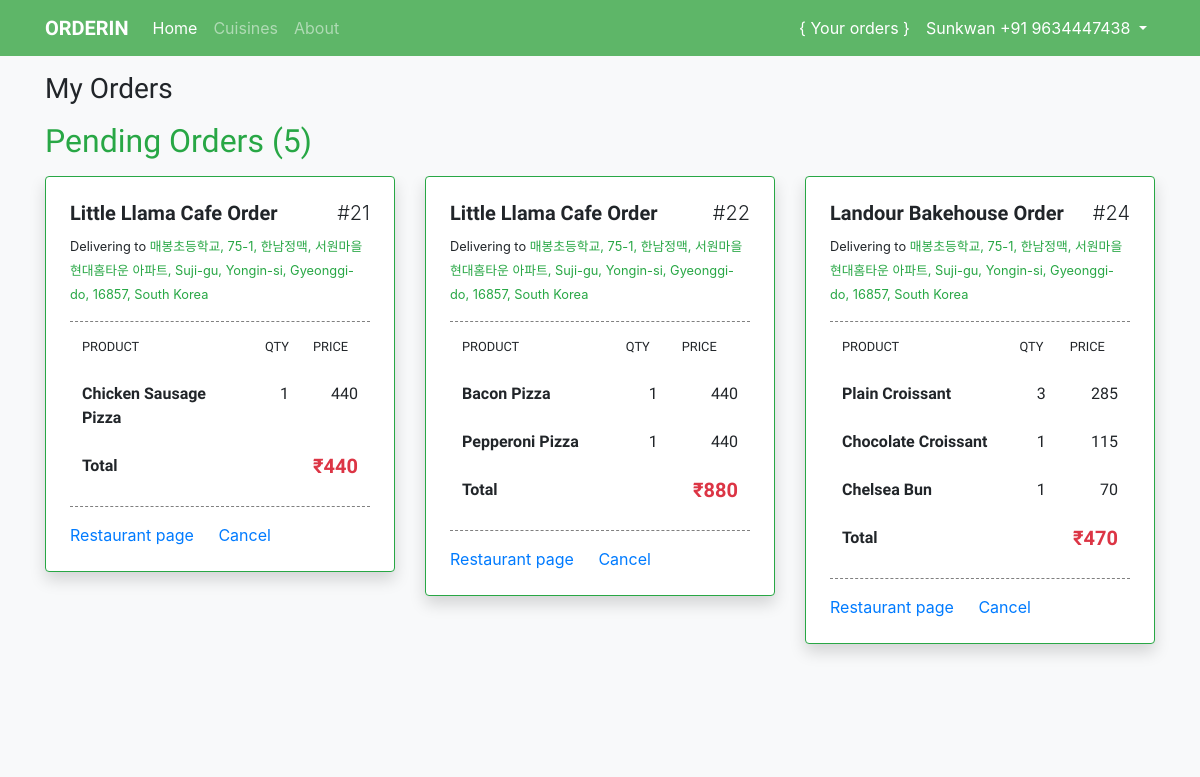
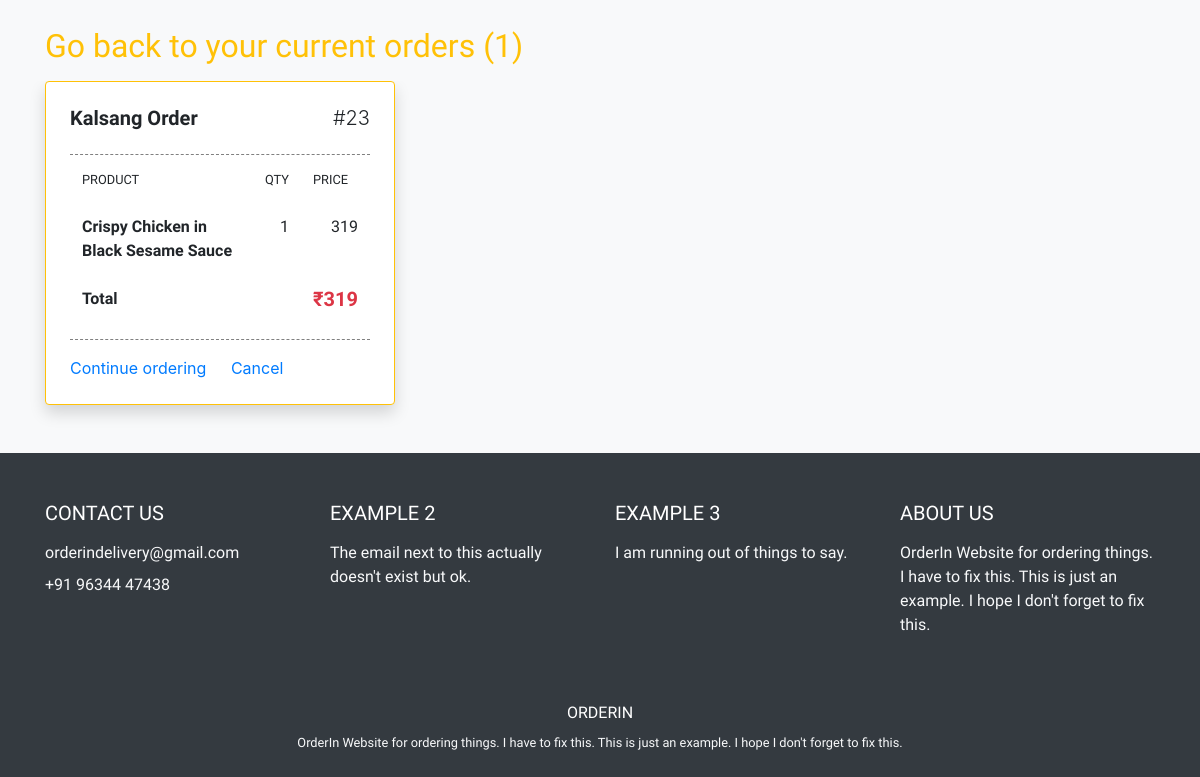
Page /orders (signed in) on the earlier database version (2 pictures, top to bottom).
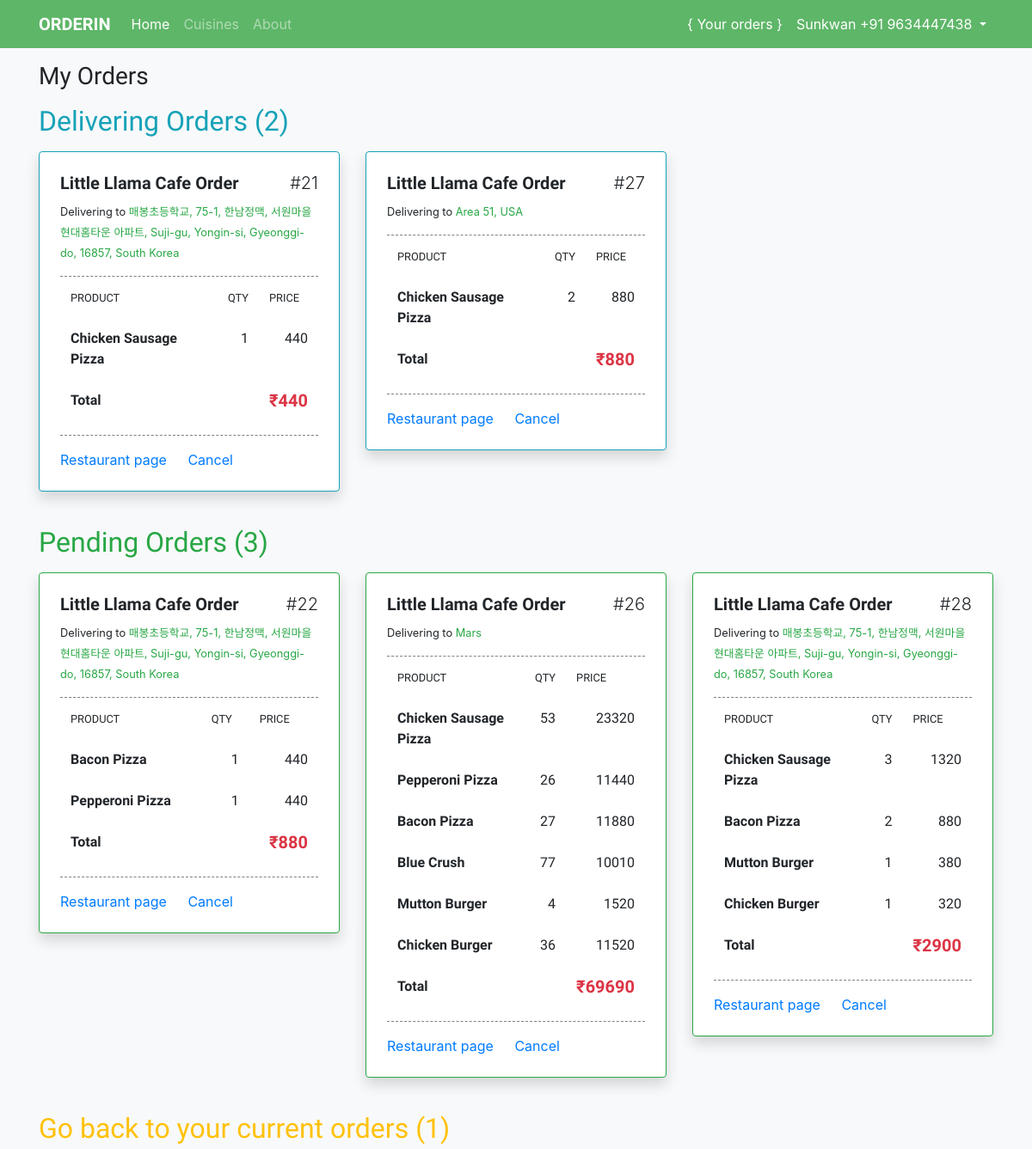
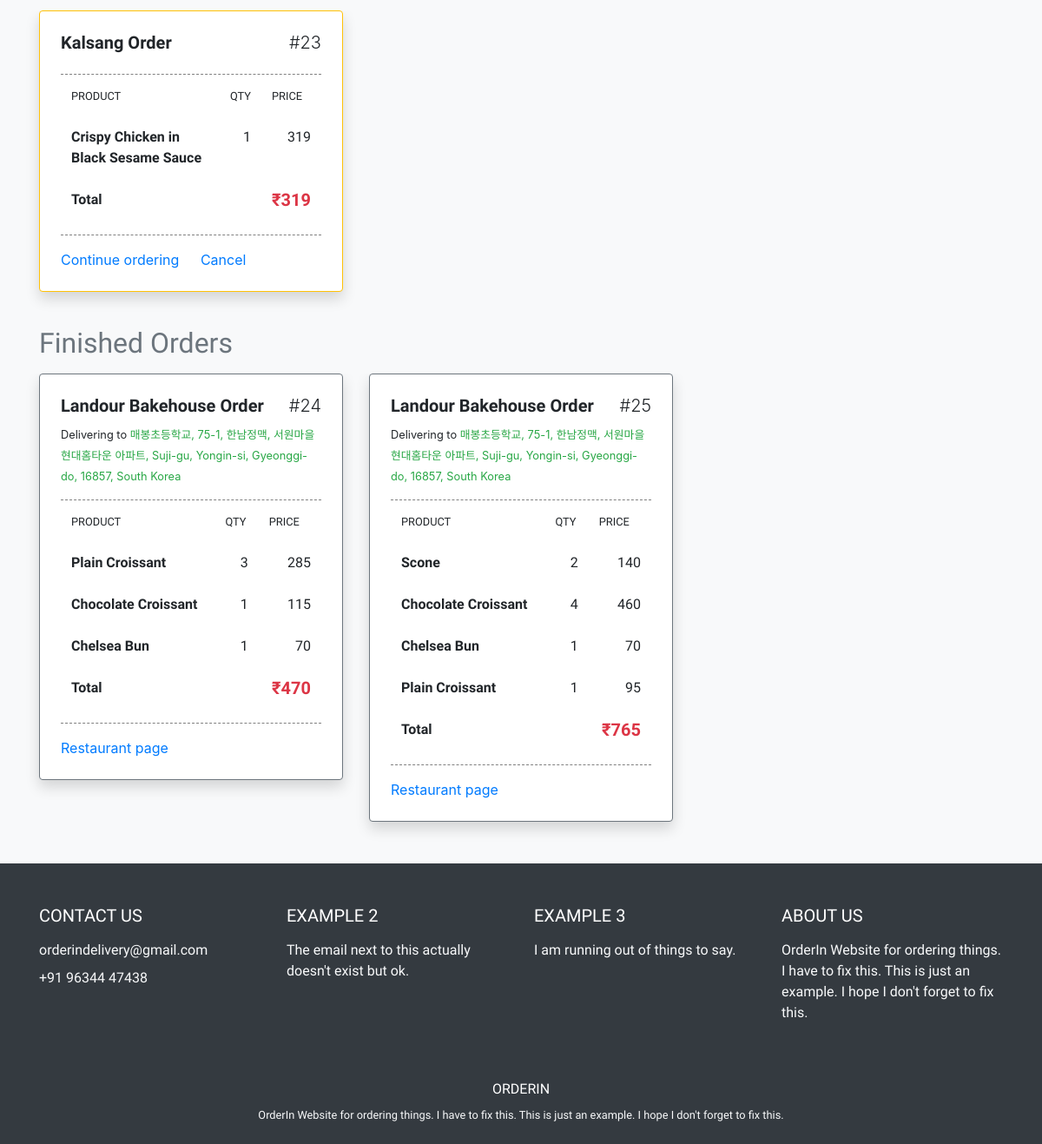
Same page on the later database version (2 pictures, top to bottom).
### food/models.py (models this page shows, shortened)
class Order(models.Model):
    user = models.ForeignKey(User, on_delete=models.CASCADE, related_name='orders')
    restaurant = models.ForeignKey(Restaurant, on_delete=models.CASCADE, related_name='orders')
    address = models.CharField(max_length=100, blank=True)
    status = models.IntegerField(default=0)
    orderedTime = models.DateTimeField(null=True)
    confirmedTime = models.DateTimeField(null=True)
    deliveredTime = models.DateTimeField(null=True)
    totalPrice = models.IntegerField(default=0)

class Restaurant(models.Model):
    name = models.CharField(max_length=50)
    nick = models.CharField(max_length=10, blank=True)
    cuisine = models.ManyToManyField(Cuisine, related_name='restaurants')
    description = models.TextField(blank=True)
    phoneNumber = models.CharField(max_length=50, blank=True)
    url = models.URLField(blank=True)
    openTime = models.TimeField(blank=True, null=True)
    closeTime = models.TimeField(blank=True, null=True)

class OrderItem(models.Model):
    orderList = models.ForeignKey(Order, on_delete=models.CASCADE, related_name='items')
    menuItem = models.ForeignKey(MenuItem, on_delete=models.CASCADE, related_name='orders')
    price = models.IntegerField(default=0)
    count = models.IntegerField(default=0)

class MenuItem(models.Model):
    name = models.CharField(max_length=50)
    price = models.IntegerField()
    description = models.TextField(blank=True)
    image = models.ImageField(upload_to='menu_item', blank=True)
    category = models.ForeignKey('Category', on_delete=models.CASCADE, related_name='menu', null=True)
    totalCount = models.IntegerField(default=0)

### food/views.py (the view)
# urls.py: path("orders", views.orders, name='orders'),
def orders(request):
    if not request.user.is_authenticated:
        return HttpResponseRedirect(reverse('login'))
    else:
        context = {
            "choosingOrders": request.user.orders.annotate(num_items=Count('items')).filter(status=0).exclude(num_items=0),
            "pendingOrders": request.user.orders.filter(status=1),
            "deliveringOrders": request.user.orders.filter(status=2),
            "deliveredOrders": request.user.orders.filter(status=3),
            "phoneNumber": request.user.profile.phoneNumber
        }
        return render(request, "food/orders.html", context)

### food/templatetags/food_extra.py (called while the page is built)
@register.filter
def multiply(value, arg):
    return value * arg

### food/templates/food/orders.html (shortened to what the changed rows need)
{% extends "food/base.html" %}
{% load static %}
{% load food_extra %}
{% block body %}
<h3 class="my-3" id="f1">My Orders</h3>
{% if deliveringOrders %}
  <h2 class="text-info" id="logo">Delivering Orders ({{ deliveringOrders.count }})</h2>
  <div class="row my-3 d-flex flex-nowrap" style="overflow-x: auto; scroll-snap-type: x mandatory;">
    {% for order in deliveringOrders %}
      <div class="col-12 col-lg-4" style="scroll-snap-align: start;">
        <div class="card shadow mb-4 border-info">
          <div class="card-body py-4 px-4" id="order-div">
            <div class="d-flex justify-content-between">
              <h5 class="card-text font-weight-bold f2">{{ order.restaurant.name }} Order</h5>
              <h5 class="font-weight-light">#{{ order.id }}</h5>
            </div>
            <p><small>Delivering to <a href="https://maps.google.com/?q={{ order.address }}" class="text-success" target="_blank">{{ order.address }}</a></small></p>
            <hr class="orderList">
            <table class="table table-borderless f2 mt-n3">
              <thead>
                 <tr class="font-weight-bold">
                   <th scope="col"><small>PRODUCT</small></th>
                   <th scope="col"><small>QTY</small></th>
                   <th scope="col"><small>PRICE</small></th>
                 </tr>
               </thead>
              <tbody id="order-list">
                  {% for item in order.items.all %}
                    <tr id="order-item-{{ item.id }}">
                      <td class="font-weight-bold">{{ item.menuItem.name }}</td>
                      <td class="text-right item-count">{{ item.count }}</td>
                      <td class="text-right item-price">{{ item.menuItem.price|multiply:item.count }}</td>
                    </tr>
                  {% endfor %}
              </tbody>
              <tfoot>
                <tr class="font-weight-bold">
                    <td>Total</td>
                    <td></td>
                    <td class="text-right text-danger"><h5 class=" font-weight-bold" id="f1"><span id="total-price">&#8377;{{ order.totalPrice }}</span></h5></td>
                </tr>
              </tfoot>
            </table>
            <hr class="orderList mt-n2">
            <a href="{% url 'restaurant' order.restaurant.id %}" class="card-link">Restaurant page</a>
            <a href="#" class="card-link">Cancel</a>
          </div>
        </div>
      </div>
    {% endfor %}
  </div>
{% endif %}
{% if pendingOrders %}
  <h2 class="text-success" id="logo">Pending Orders ({{ pendingOrders.count }})</h2>
  <div >
    <div class="row my-3 d-flex flex-nowrap" style="overflow-x: auto; scroll-snap-type: x mandatory;">
      {% for order in pendingOrders %}
        <div class="col-12 col-lg-4" style="scroll-snap-align: start;">
          <div class="card shadow mb-4 border-success">
            <div class="card-body py-4 px-4" id="order-div">
              <div class="d-flex justify-content-between">
                <h5 class="card-text font-weight-bold f2">{{ order.restaurant.name }} Order</h5>
                <h5 class="font-weight-light">#{{ order.id }}</h5>
              </div>
              <p><small>Delivering to <a href="https://maps.google.com/?q={{ order.address }}" class="text-success" target="_blank">{{ order.address }}</a></small></p>
              <hr class="orderList">
              <table class="table table-borderless f2 mt-n3">
                <thead>
                   <tr class="font-weight-bold">
                     <th scope="col"><small>PRODUCT</small></th>
                     <th scope="col"><small>QTY</small></th>
                     <th scope="col"><small>PRICE</small></th>
                   </tr>
                 </thead>
                <tbody id="order-list">
                    {% for item in order.items.all %}
                      <tr id="order-item-{{ item.id }}">
                        <td class="font-weight-bold">{{ item.menuItem.name }}</td>
                        <td class="text-right item-count">{{ item.count }}</td>
                        <td class="text-right item-price">{{ item.menuItem.price|multiply:item.count }}</td>
                      </tr>
                    {% endfor %}
                </tbody>
                <tfoot>
                  <tr class="font-weight-bold">
                      <td>Total</td>
                      <td></td>
                      <td class="text-right text-danger"><h5 class=" font-weight-bold" id="f1"><span id="total-price">&#8377;{{ order.totalPrice }}</span></h5></td>
                  </tr>
                </tfoot>
              </table>
              <hr class="orderList mt-n2">
              <a href="{% url 'restaurant' order.restaurant.id %}" class="card-link">Restaurant page</a>
              <a href="#" class="card-link">Cancel</a>
            </div>
          </div>
        </div>
      {% endfor %}
    </div>
  </div>
{% endif %}
{% if choosingOrders %}
  <h2 class="text-warning" id="logo">Go back to your current orders ({{ choosingOrders.count }})</h2>
  <div class="row my-3 d-flex flex-nowrap" style="overflow-x: auto; scroll-snap-type: x mandatory;">
    {% for order in choosingOrders %}
      <div class="col-12 col-lg-4" style="scroll-snap-align: start;">
        <div class="card shadow mb-4 border-warning">
          <div class="card-body py-4 px-4" id="order-div">
            <div class="d-flex justify-content-between">
              <h5 class="card-text font-weight-bold f2">{{ order.restaurant.name }} Order</h5>
              <h5 class="font-weight-light">#{{ order.id }}</h5>
            </div>
            <hr class="orderList">
            <table class="table table-borderless f2 mt-n3">
              <thead>
                 <tr class="font-weight-bold">
                   <th scope="col"><small>PRODUCT</small></th>
                   <th scope="col"><small>QTY</small></th>
                   <th scope="col"><small>PRICE</small></th>
                 </tr>
               </thead>
              <tbody id="order-list">
                  {% for item in order.items.all %}
                    <tr id="order-item-{{ item.id }}">
                      <td class="font-weight-bold">{{ item.menuItem.name }}</td>
                      <td class="text-right item-count">{{ item.count }}</td>
                      <td class="text-right item-price">{{ item.menuItem.price|multiply:item.count }}</td>
                    </tr>
                  {% endfor %}
              </tbody>
              <tfoot>
                <tr class="font-weight-bold">
                    <td>Total</td>
                    <td></td>
                    <td class="text-right text-danger"><h5 class=" font-weight-bold" id="f1"><span id="total-price">&#8377;{{ order.totalPrice }}</span></h5></td>
                </tr>
              </tfoot>
            </table>
            <hr class="orderList mt-n2">
            <a href="{% url 'restaurant' order.restaurant.id %}" class="card-link">Continue ordering</a>
            <a href="#" class="card-link">Cancel</a>
          </div>
        </div>
      </div>
    {% endfor %}
  </div>
{% endif %}
{% if deliveredOrders %}
  <h2 class="text-secondary" id="logo">Finished Orders</h2>
  <div class="row my-3 d-flex flex-nowrap" style="overflow-x: auto; scroll-snap-type: x mandatory;">
    {% for order in deliveredOrders %}
      <div class="col-12 col-lg-4" style="scroll-snap-align: start;">
        <div class="card shadow mb-4 border-secondary">
          <div class="card-body py-4 px-4" id="order-div">
            <div class="d-flex justify-content-between">
              <h5 class="card-text font-weight-bold f2">{{ order.restaurant.name }} Order</h5>
              <h5 class="font-weight-light">#{{ order.id }}</h5>
            </div>
            <p><small>Delivering to <a href="https://maps.google.com/?q={{ order.address }}" class="text-success" target="_blank">{{ order.address }}</a></small></p>
            <hr class="orderList">
            <table class="table table-borderless f2 mt-n3">
              <thead>
                 <tr class="font-weight-bold">
                   <th scope="col"><small>PRODUCT</small></th>
                   <th scope="col"><small>QTY</small></th>
                   <th scope="col"><small>PRICE</small></th>
                 </tr>
               </thead>
              <tbody id="order-list">
                  {% for item in order.items.all %}
                    <tr id="order-item-{{ item.id }}">
                      <td class="font-weight-bold">{{ item.menuItem.name }}</td>
                      <td class="text-right item-count">{{ item.count }}</td>
                      <td class="text-right item-price">{{ item.menuItem.price|multiply:item.count }}</td>
                    </tr>
                  {% endfor %}
              </tbody>
              <tfoot>
                <tr class="font-weight-bold">
                    <td>Total</td>
                    <td></td>
                    <td class="text-right text-danger"><h5 class=" font-weight-bold" id="f1"><span id="total-price">&#8377;{{ order.totalPrice }}</span></h5></td>
                </tr>
              </tfoot>
            </table>
            <hr class="orderList mt-n2">
            <a href="{% url 'restaurant' order.restaurant.id %}" class="card-link">Restaurant page</a>
          </div>
        </div>
      </div>
    {% endfor %}
  </div>
{% endif %}
{% endblock %}

Differences in the rows shown:
changed Order id 21: gains OrderItem (menuItem.name "Chicken Sausage Pizza", count "1", menuItem.price|multiply "440"); loses OrderItem (menuItem.name "Chicken Sausage Pizza", count "1", menuItem.price|multiply "440"); moves from the list under "Pending Orders (5)" to the list under "Delivering Orders (2)"
added Order: restaurant.name "Little Llama Cafe", id "27", address "Area 51, USA", totalPrice "880", shown under "Delivering Orders (2)"
added OrderItem: menuItem.name "Chicken Sausage Pizza", count "2", menuItem.price|multiply "880", shown under "Little Llama Cafe"
now on this page (row unchanged): Order: restaurant.name "Little Llama Cafe", id "26", address "Mars", totalPrice "69690", shown under "Pending Orders (3)"
now on this page (row unchanged): OrderItem: menuItem.name "Chicken Sausage Pizza", count "53", menuItem.price|multiply "23320", shown under "Little Llama Cafe"
now on this page (row unchanged): OrderItem: menuItem.name "Pepperoni Pizza", count "26", menuItem.price|multiply "11440", shown under "Little Llama Cafe"
now on this page (row unchanged): OrderItem: menuItem.name "Bacon Pizza", count "27", menuItem.price|multiply "11880", shown under "Little Llama Cafe"
now on this page (row unchanged): OrderItem: menuItem.name "Blue Crush", count "77", menuItem.price|multiply "10010", shown under "Little Llama Cafe"
now on this page (row unchanged): OrderItem: menuItem.name "Mutton Burger", count "4", menuItem.price|multiply "1520", shown under "Little Llama Cafe"
now on this page (row unchanged): OrderItem: menuItem.name "Chicken Burger", count "36", menuItem.price|multiply "11520", shown under "Little Llama Cafe"
added Order: restaurant.name "Little Llama Cafe", id "28", address "매봉초등학교, 75-1, 한남정맥, 서원마을 현대홈타운 아파트, Suji-gu, Yongin-si, Gyeonggi-do, 16857, South Korea", totalPrice "2900", shown under "Pending Orders (3)"
added OrderItem: menuItem.name "Chicken Sausage Pizza", count "3", menuItem.price|multiply "1320", shown under "Little Llama Cafe"
added OrderItem: menuItem.name "Bacon Pizza", count "2", menuItem.price|multiply "880", shown under "Little Llama Cafe"
added OrderItem: menuItem.name "Mutton Burger", count "1", menuItem.price|multiply "380", shown under "Little Llama Cafe"
added OrderItem: menuItem.name "Chicken Burger", count "1", menuItem.price|multiply "320", shown under "Little Llama Cafe"
changed Order id 24: gains OrderItem (menuItem.name "Plain Croissant", count "3", menuItem.price|multiply "285"); gains OrderItem (menuItem.name "Chocolate Croissant", count "1", menuItem.price|multiply "115"); gains OrderItem (menuItem.name "Chelsea Bun", count "1", menuItem.price|multiply "70"); loses OrderItem (menuItem.name "Plain Croissant", count "3", menuItem.price|multiply "285"); loses OrderItem (menuItem.name "Chocolate Croissant", count "1", menuItem.price|multiply "115"); loses OrderItem (menuItem.name "Chelsea Bun", count "1", menuItem.price|multiply "70"); moves from the list under "Pending Orders (5)" to the list under "Finished Orders"
now on this page (row edited): Order: restaurant.name "Landour Bakehouse", id "25", address "매봉초등학교, 75-1, 한남정맥, 서원마을 현대홈타운 아파트, Suji-gu, Yongin-si, Gyeonggi-do, 16857, South Korea", totalPrice "765", shown under "Finished Orders"
now on this page (row unchanged): OrderItem: menuItem.name "Scone", count "2", menuItem.price|multiply "140", shown under "Landour Bakehouse"
now on this page (row unchanged): OrderItem: menuItem.name "Chocolate Croissant", count "4", menuItem.price|multiply "460", shown under "Landour Bakehouse"
now on this page (row unchanged): OrderItem: menuItem.name "Chelsea Bun", count "1", menuItem.price|multiply "70", shown under "Landour Bakehouse"
now on this page (row unchanged): OrderItem: menuItem.name "Plain Croissant", count "1", menuItem.price|multiply "95", shown under "Landour Bakehouse"
Other differences:
{{ deliveringOrders.count }}: (not shown) → "2"
{{ pendingOrders.count }}: "5" → "3"
text now shown: "Delivering Orders ( ) Finished Orders"
